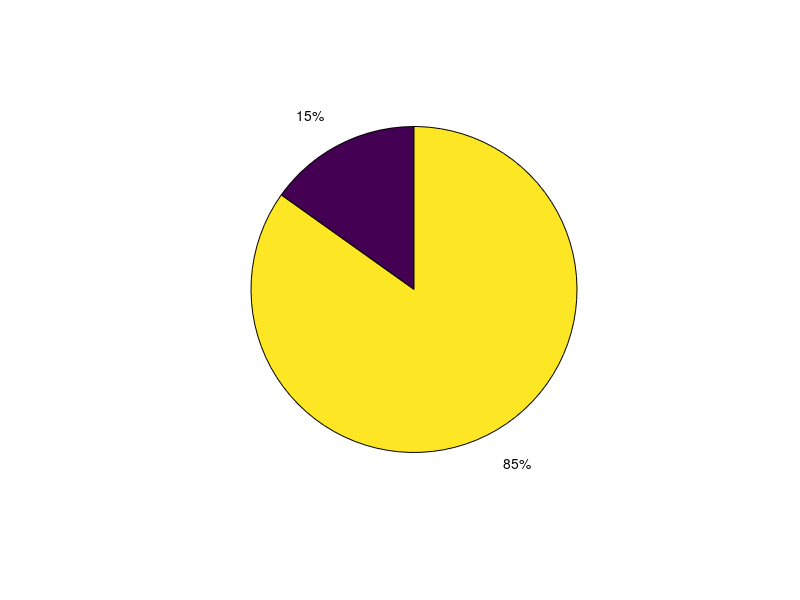

Here is the MATLAB script that generated this plot:
clear all;
clc;
load heart; 
size(heart);
hearts=[];
nohearts=[];
%%%%%%%%%%%%%%%%%%%%%poblaicon genetal
% presi=heart(:,1);
% M1 = mean(presi);
% mas=heart(:,3);
% proM1=mean(mas);
% age=heart(:,4);
% proE=mean(age);
% 
% MaxPresi=max(presi);
% MaxIMC=max(mas);
% MaxEdad=max(age);
% 
% MinPresi=min(presi);
% MinIMC=min(mas);
% MinEdad=min(age);
% %%%%%%%%%%%55
for i=1:452
  if(heart(i,5)==1)
    hearts=[hearts;heart(i,:)];
  end
  if(heart(i,5)==0)
    nohearts=[nohearts;heart(i,:)];
  end
end
% %  X = [155 297]
% % pie(X)
% %%%%%%%%%%%%%enfermos
prision=hearts(:,1);
M = mean(prision);
masita=hearts(:,3);
proM=mean(masita);
edad=hearts(:,4);
proE=mean(edad);

MaxPresiE=max(prision);
MaxIMCE=max(masita);
MaxEdadE=max(edad);

MinPresiE=min(prision);
MinIMCE=min(masita);
MinEdadE=min(edad);

% %%%%%%%%%%no enfermos
% prisionNo=nohearts(:,1);
% MNo = mean(prisionNo);
% masitaNo=nohearts(:,3);
% proNo=mean(masitaNo);
% edadNo=nohearts(:,4);
% proNo=mean(edadNo);
% 
% MaxPresiNo=max(prisionNo);
% MaxIMCNo=max(masitaNo);
% MaxEdadNo=max(edadNo);
% 
% MinPresiNo=min(prisionNo);
% MinIMCNo=min(masitaNo);
% MinEdadNo=min(edadNo);

%%%%%%%%%%%%%%%%%%%%%%%%personas enfermas
masita=hearts(:,3);
edad=hearts(:,4);
prision=hearts(:,1);
% figure
% boxplot([edad],'notch','on',...
%         'labels',{'Personas Coronarias '})
fam=0;
for i=1:155
   if(hearts(i,2)==1)
     fam=fam+1;
   end
end
%%94 que si tienen familia enferma 
% X = [61 94]
% pie(X)
%%%%%%%%%%%%%%%%%%%%%%%%personas sanas
masita=nohearts(:,3);
edad=nohearts(:,4);
prision=nohearts(:,1);
%figure
% boxplot([prision],'notch','on',...
%         'labels',{'SBP '})
famNo=0;
for i=1:155
   if(nohearts(i,2)==1)
     famNo=famNo+1;
   end
end
% el 45 que si tienen
figure
X = [45 252]
pie(X)